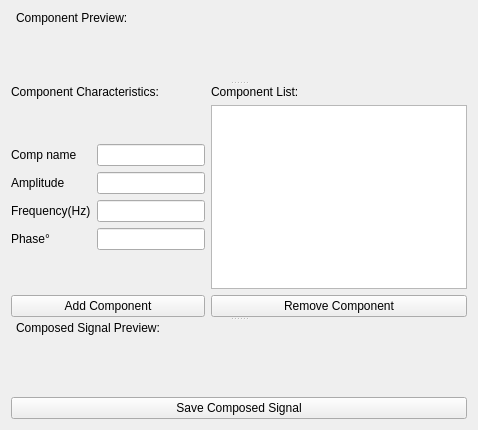
      <widget class="QWidget" name="tab_composer">
       <attribute name="title">
        <string>Signal Composer</string>
       </attribute>
       <layout class="QGridLayout" name="gridLayout_8">
        <item row="0" column="0">
         <widget class="QSplitter" name="splitter">
          <property name="sizePolicy">
           <sizepolicy hsizetype="Preferred" vsizetype="Minimum">
            <horstretch>0</horstretch>
            <verstretch>0</verstretch>
           </sizepolicy>
          </property>
          <property name="orientation">
           <enum>Qt::Vertical</enum>
          </property>
          <property name="childrenCollapsible">
           <bool>false</bool>
          </property>
          <widget class="QWidget" name="layoutWidget">
           <layout class="QVBoxLayout" name="verticalLayout">
            <item>
             <widget class="QLabel" name="label">
              <property name="sizePolicy">
               <sizepolicy hsizetype="Minimum" vsizetype="Minimum">
                <horstretch>0</horstretch>
                <verstretch>0</verstretch>
               </sizepolicy>
              </property>
              <property name="maximumSize">
               <size>
                <width>300</width>
                <height>30</height>
               </size>
              </property>
              <property name="text">
               <string>Component Preview:</string>
              </property>
              <property name="indent">
               <number>5</number>
              </property>
             </widget>
            </item>
            <item>
             <widget class="PlotWidget" name="plot_widget_component" native="true">
              <property name="sizePolicy">
               <sizepolicy hsizetype="Preferred" vsizetype="Preferred">
                <horstretch>0</horstretch>
                <verstretch>0</verstretch>
               </sizepolicy>
              </property>
              <property name="minimumSize">
               <size>
                <width>0</width>
                <height>50</height>
               </size>
              </property>
              <property name="baseSize">
               <size>
                <width>0</width>
                <height>200</height>
               </size>
              </property>
             </widget>
            </item>
           </layout>
          </widget>
          <widget class="QWidget" name="gridLayoutWidget">
           <layout class="QGridLayout" name="gridLayout_settings">
            <property name="sizeConstraint">
             <enum>QLayout::SetMinimumSize</enum>
            </property>
            <item row="0" column="0">
             <widget class="QLabel" name="label_comp_stats">
              <property name="text">
               <string>Component Characteristics:</string>
              </property>
             </widget>
            </item>
            <item row="0" column="1">
             <widget class="QLabel" name="label_component_list">
              <property name="text">
               <string>Component List:</string>
              </property>
             </widget>
            </item>
            <item row="2" column="1">
             <widget class="QPushButton" name="btn_remove_component">
              <property name="text">
               <string>Remove Component</string>
              </property>
             </widget>
            </item>
            <item row="2" column="0">
             <widget class="QPushButton" name="btn_add_component">
              <property name="text">
               <string>Add Component</string>
              </property>
             </widget>
            </item>
            <item row="1" column="1">
             <widget class="QListWidget" name="list_sig_components"/>
            </item>
            <item row="1" column="0">
             <layout class="QFormLayout" name="formLayout_3">
              <property name="formAlignment">
               <set>Qt::AlignLeading|Qt::AlignLeft|Qt::AlignVCenter</set>
              </property>
              <item row="0" column="0">
               <widget class="QLabel" name="label_phase_2">
                <property name="text">
                 <string>Comp name</string>
                </property>
               </widget>
              </item>
              <item row="0" column="1">
               <widget class="QLineEdit" name="field_name"/>
              </item>
              <item row="1" column="0">
               <widget class="QLabel" name="label_amp">
                <property name="text">
                 <string>Amplitude</string>
                </property>
               </widget>
              </item>
              <item row="1" column="1">
               <widget class="QLineEdit" name="field_amplitude"/>
              </item>
              <item row="2" column="0">
               <widget class="QLabel" name="label_freq">
                <property name="text">
                 <string>Frequency(Hz)</string>
                </property>
               </widget>
              </item>
              <item row="2" column="1">
               <widget class="QLineEdit" name="field_frequency"/>
              </item>
              <item row="3" column="0">
               <widget class="QLabel" name="label_phase">
                <property name="text">
                 <string>Phase°</string>
                </property>
               </widget>
              </item>
              <item row="3" column="1">
               <widget class="QLineEdit" name="field_phase"/>
              </item>
             </layout>
            </item>
           </layout>
          </widget>
          <widget class="QWidget" name="layoutWidget">
           <layout class="QGridLayout" name="gridLayout_7">
            <item row="0" column="0">
             <layout class="QVBoxLayout" name="verticalLayout_2">
              <item>
               <widget class="QLabel" name="label_2">
                <property name="sizePolicy">
                 <sizepolicy hsizetype="Minimum" vsizetype="Minimum">
                  <horstretch>0</horstretch>
                  <verstretch>0</verstretch>
                 </sizepolicy>
                </property>
                <property name="maximumSize">
                 <size>
                  <width>300</width>
                  <height>30</height>
                 </size>
                </property>
                <property name="text">
                 <string>Composed Signal Preview:</string>
                </property>
                <property name="indent">
                 <number>5</number>
                </property>
               </widget>
              </item>
              <item>
               <widget class="PlotWidget" name="plot_widget_composed" native="true">
                <property name="sizePolicy">
                 <sizepolicy hsizetype="Preferred" vsizetype="Preferred">
                  <horstretch>0</horstretch>
                  <verstretch>0</verstretch>
                 </sizepolicy>
                </property>
                <property name="minimumSize">
                 <size>
                  <width>0</width>
                  <height>50</height>
                 </size>
                </property>
                <property name="baseSize">
                 <size>
                  <width>0</width>
                  <height>200</height>
                 </size>
                </property>
               </widget>
              </item>
             </layout>
            </item>
            <item row="1" column="0">
             <widget class="QPushButton" name="btn_compose">
              <property name="minimumSize">
               <size>
                <width>200</width>
                <height>0</height>
               </size>
              </property>
              <property name="maximumSize">
               <size>
                <width>16777215</width>
                <height>16777215</height>
               </size>
              </property>
              <property name="text">
               <string>Save Composed Signal</string>
              </property>
             </widget>
            </item>
           </layout>
          </widget>
         </widget>
        </item>
       </layout>
      </widget>
